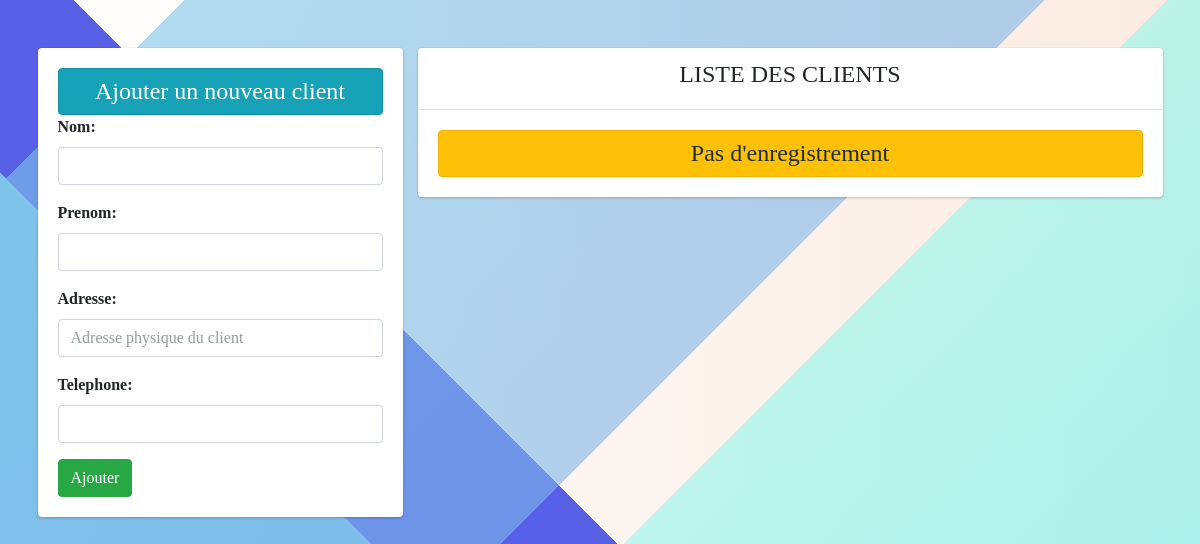
The app's page /client/, older data.
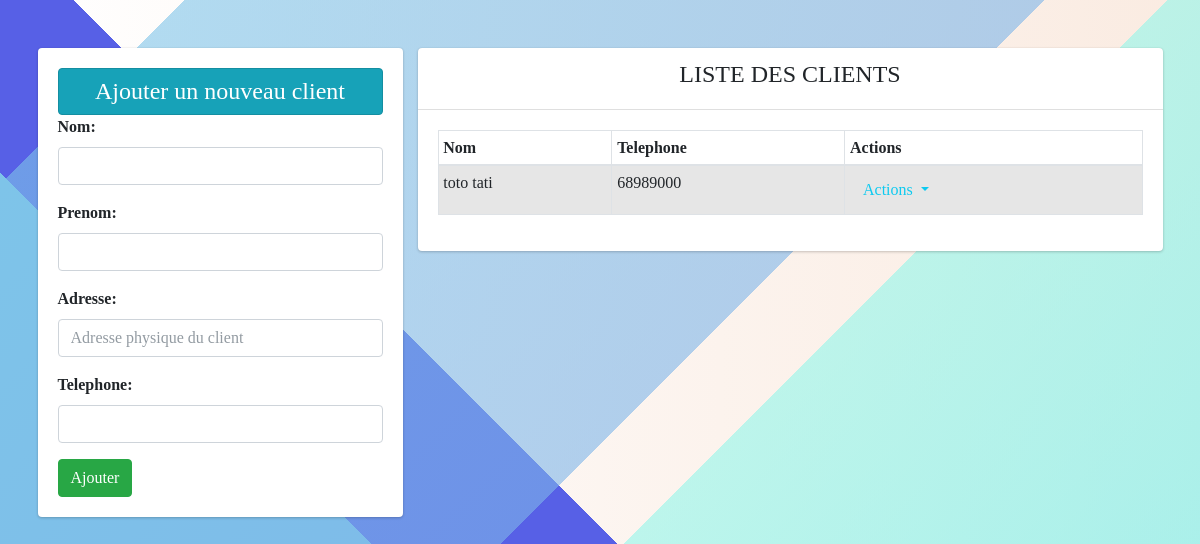
The same page, newer data.
### moneysys/models.py (models this page shows, shortened)
class Client(models.Model):
    nom = models.CharField(max_length=70)
    prenom = models.CharField(max_length=70)
    telephone = models.IntegerField(max_length=70)
    adresse = models.CharField(max_length=200)
    dtn=models.DateField(blank=True)
    lieu = models.CharField(max_length=200,blank=True, null=True)
    photo = models.ImageField(null=True, blank=True, upload_to="photos/")
    created_at = models.DateTimeField(auto_now_add=True,blank=True)
    updated_at = models.DateTimeField(auto_now=True,blank=True)
    agence = models.ForeignKey(Agence, null=True, on_delete=models.SET_NULL)
    user = models.ForeignKey(User, null=True, on_delete=models.SET_NULL)

### moneysys/views.py (the view)
# urls.py: path('client/',views.traiter_client, name = "edit"),
def traiter_client(request):
    if request.method == 'POST':
        fm = ClientStore(request.POST)
        if fm.is_valid():
            nom = fm.cleaned_data['nom']
            pren = fm.cleaned_data['prenom']
            tel = fm.cleaned_data['telephone']
            adr = fm.cleaned_data['adresse']
            reg = Client(nom = nom, prenom = pren, telephone =tel , adresse = adr)
            reg.save()
            fm = ClientStore()
    else:
        fm = ClientStore()
    clien = Client.objects.all()
    return render(request, 'Clients/edit.html',{'form':fm, 'cli':clien})

### moneysys/forms.py
class ClientStore(forms.ModelForm):
    class Meta:
        model = Client
        fields = ['nom', 'prenom', 'adresse', 'telephone']
        widgets = {
            'nom': forms.TextInput(attrs={'class': 'form-control'}),
            'prenom': forms.TextInput(attrs={'class': 'form-control'}),
            'telephone': forms.TextInput(attrs={'class': 'form-control'}),
            'adresse': forms.TextInput(attrs={'class': 'form-control','placeholder':'Adresse physique du client'}),
            'dtn': forms.DateField(),
            'lieu': forms.CharField(),
            'photo':forms.ImageField(),
        }

### moneysys/templates/Clients/edit.html (shortened to what this page needs)
{% extends 'Clients/client.html' %}
{% block content %}
<div class="row">
    <div class="col-md-4 col-sm-12">
      <div class="card">
        <div class="card-body">
          <h4 class="text-center alert alert alert-info ">Ajouter un nouveau client </h4>
          <form action="" method="POST">
              {{form.as_p}}
              <input type="submit" class="btn btn-success" value="Ajouter">
          </form>
        </div>
      </div>
    </div>
    <div class="col-md-8 col-sm-12">
        <div class="card">
          <div class="card-header"><h4 class="text-center">LISTE DES CLIENTS</h4></div>
          <div class="card-body">
            <div class="table-responsive">
        {% if cli %}
        <table class="table table-hover table-bordered table-sm table-striped data-table">
            <thead>
              <tr>
                <th scope="col">Nom</th>
                <th scope="col">Telephone</th>
                <th scope="col">Actions</th>
              </tr>
            </thead>
            <tbody>
                {% for st in cli %}
                  <tr>
                    <td><a href="/client/show/{{st.id}}" class="">{{st.nom}} {{st.prenom}}</a></td>
                    <td>{{st.telephone}}</td>
                    <td>
                      <div class="dropdown">
                        <button class="btn link-info dropdown-toggle" type="button" id="dropdownMenuButton" data-toggle="dropdown" aria-haspopup="true" aria-expanded="false">
                          Actions
                        </button>
                      </div>
                    </td>
                  </tr>
                  {% endfor %}
                </tbody>
              </table>
            {% else %}
            <h4 class="text-center alert alert-warning">Pas d'enregistrement</h4>
            {% endif %}
            </div>
          </div>
        </div>
    </div>
</div>
{% endblock content %}

Row changes from the older to the newer data that the page shows:
added Client: nom "toto", prenom "tati", telephone "68989000"
Text that changed along with them:
text no longer shown: "Pas d'enregistrement"
text now shown: "Nom Telephone Actions"
